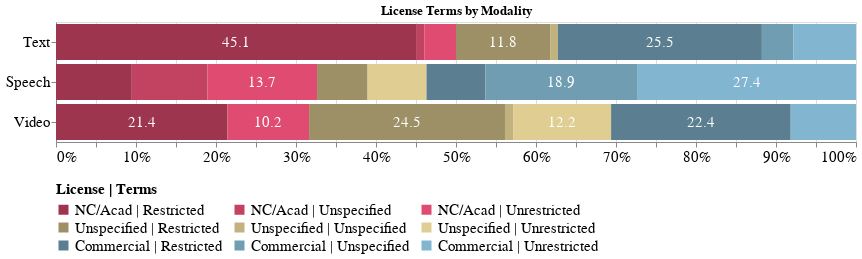

The notebook cell saved with this chart:
### Code cell
LICENSE_TERMS_MODALITY_ORDER = ["Text", "Speech", "Video"]

license_terms_chart, license_terms_table = multimodal_util.plot_license_terms_stacked_bar_chart_collections(
    df, "License | Terms", LICENSE_TERMS_PALETTE, LICENSE_TERMS_ORDER_VARIANT, LICENSE_TERMS_MODALITY_ORDER, 800, 120, PLOT_DIR, PLOT_PPI
)

license_terms_chart

### Figure 1 — Vega-Lite specification as saved in the notebook (floating-point values rounded to 4 significant figures)
{"config": {"title": {"font": "Times New Roman"}, "axis": {"labelFont": "Times New Roman", "titleFont": "Times New Roman", "labelFontSize": 15, "titleFontSize": 15}, "header": {"labelFont": "Times New Roman", "titleFont": "Times New Roman"}, "legend": {"labelFont": "Times New Roman", "titleFont": "Times New Roman", "columns": 3, "labelFontSize": 15, "labelLimit": 400, "orient": "bottom", "titleFontSize": 15}, "text": {"font": "Times New Roman"}}, "layer": [{"mark": {"type": "bar"}, "encoding": {"color": {"field": "License | Terms", "scale": {"domain": ["NC/Acad | Restricted", "NC/Acad | Unspecified", "NC/Acad | Unrestricted", "Unspecified | Restricted", "Unspecified | Unspecified", "Unspecified | Unrestricted", "Commercial | Restricted", "Commercial | Unspecified", "Commercial | Unrestricted"], "range": ["#9d354f", "#c24262", "#e04c71", "#9d9066", "#c2b27f", "#e0cd92", "#5b7f91", "#719db3", "#82b5cf"]}, "title": "License | Terms", "type": "nominal"}, "order": {"field": "order", "sort": "ascending", "type": "quantitative"}, "x": {"axis": {"format": "%"}, "field": "percentage", "stack": "normalize", "title": "", "type": "quantitative"}, "y": {"field": "Modality", "sort": ["Text", "Speech", "Video"], "title": "", "type": "nominal"}}, "title": "License Terms by Modality"}, {"mark": {"type": "text", "align": "center", "fontSize": 15}, "encoding": {"color": {"value": "white"}, "order": {"field": "order", "sort": "ascending", "type": "quantitative"}, "text": {"condition": {"test": "(datum.percentage > 10)", "field": "percentage", "format": ".1f", "type": "quantitative"}, "value": ""}, "x": {"field": "midpoints", "type": "quantitative"}, "y": {"field": "Modality", "sort": ["Text", "Speech", "Video"], "title": "", "type": "nominal"}}, "title": "License Terms by Modality"}], "data": {"name": "data-99ce20aff82e403f3b17cb0de85ae186"}, "height": 120, "width": 800, "$schema": "https://vega.github.io/schema/vega-lite/v5.20.1.json", "datasets": {"data-99ce20aff82e403f3b17cb0de85ae186": [{"Modality": "Text", "License | Terms": "NC/Acad | Restricted", "percentage": 45.1, "metric": "count", "value": 46, "midpoints": 0.2255}, {"Modality": "Text", "License | Terms": "NC/Acad | Unspecified", "percentage": 0.9804, "metric": "count", "value": 1, "midpoints": 0.4559}, {"Modality": "Text", "License | Terms": "NC/Acad | Unrestricted", "percentage": 3.922, "metric": "count", "value": 4, "midpoints": 0.4804}, {"Modality": "Text", "License | Terms": "Unspecified | Restricted", "percentage": 11.76, "metric": "count", "value": 12, "midpoints": 0.5588}, {"Modality": "Text", "License | Terms": "Unspecified | Unspecified", "percentage": 0.9804, "metric": "count", "value": 1, "midpoints": 0.6225}, {"Modality": "Text", "License | Terms": "Unspecified | Unrestricted", "percentage": 0.0, "metric": "count", "value": 0, "midpoints": 0.6275}, {"Modality": "Text", "License | Terms": "Commercial | Restricted", "percentage": 25.49, "metric": "count", "value": 26, "midpoints": 0.7549}, {"Modality": "Text", "License | Terms": "Commercial | Unspecified", "percentage": 3.922, "metric": "count", "value": 4, "midpoints": 0.902}, {"Modality": "Text", "License | Terms": "Commercial | Unrestricted", "percentage": 7.843, "metric": "count", "value": 8, "midpoints": 0.9608}, {"Modality": "Speech", "License | Terms": "NC/Acad | Restricted", "percentage": 9.474, "metric": "count", "value": 9, "midpoints": 0.04737}, {"Modality": "Speech", "License | Terms": "NC/Acad | Unspecified", "percentage": 9.474, "metric": "count", "value": 9, "midpoints": 0.1421}, {"Modality": "Speech", "License | Terms": "NC/Acad | Unrestricted", "percentage": 13.68, "metric": "count", "value": 13, "midpoints": 0.2579}, {"Modality": "Speech", "License | Terms": "Unspecified | Restricted", "percentage": 6.316, "metric": "count", "value": 6, "midpoints": 0.3579}, {"Modality": "Speech", "License | Terms": "Unspecified | Unspecified", "percentage": 0.0, "metric": "count", "value": 0, "midpoints": 0.3895}, {"Modality": "Speech", "License | Terms": "Unspecified | Unrestricted", "percentage": 7.368, "metric": "count", "value": 7, "midpoints": 0.4263}, {"Modality": "Speech", "License | Terms": "Commercial | Restricted", "percentage": 7.368, "metric": "count", "value": 7, "midpoints": 0.5}, {"Modality": "Speech", "License | Terms": "Commercial | Unspecified", "percentage": 18.95, "metric": "count", "value": 18, "midpoints": 0.6316}, {"Modality": "Speech", "License | Terms": "Commercial | Unrestricted", "percentage": 27.37, "metric": "count", "value": 26, "midpoints": 0.8632}, {"Modality": "Video", "License | Terms": "NC/Acad | Restricted", "percentage": 21.43, "metric": "count", "value": 21, "midpoints": 0.1071}, {"Modality": "Video", "License | Terms": "NC/Acad | Unspecified", "percentage": 0.0, "metric": "count", "value": 0, "midpoints": 0.2143}, {"Modality": "Video", "License | Terms": "NC/Acad | Unrestricted", "percentage": 10.2, "metric": "count", "value": 10, "midpoints": 0.2653}, {"Modality": "Video", "License | Terms": "Unspecified | Restricted", "percentage": 24.49, "metric": "count", "value": 24, "midpoints": 0.4388}, {"Modality": "Video", "License | Terms": "Unspecified | Unspecified", "percentage": 1.02, "metric": "count", "value": 1, "midpoints": 0.5663}, {"Modality": "Video", "License | Terms": "Unspecified | Unrestricted", "percentage": 12.24, "metric": "count", "value": 12, "midpoints": 0.6327}, {"Modality": "Video", "License | Terms": "Commercial | Restricted", "percentage": 22.45, "metric": "count", "value": 22, "midpoints": 0.8061}, {"Modality": "Video", "License | Terms": "Commercial | Unspecified", "percentage": 0.0, "metric": "count", "value": 0, "midpoints": 0.9184}, {"Modality": "Video", "License | Terms": "Commercial | Unrestricted", "percentage": 8.163, "metric": "count", "value": 8, "midpoints": 0.9592}]}}
